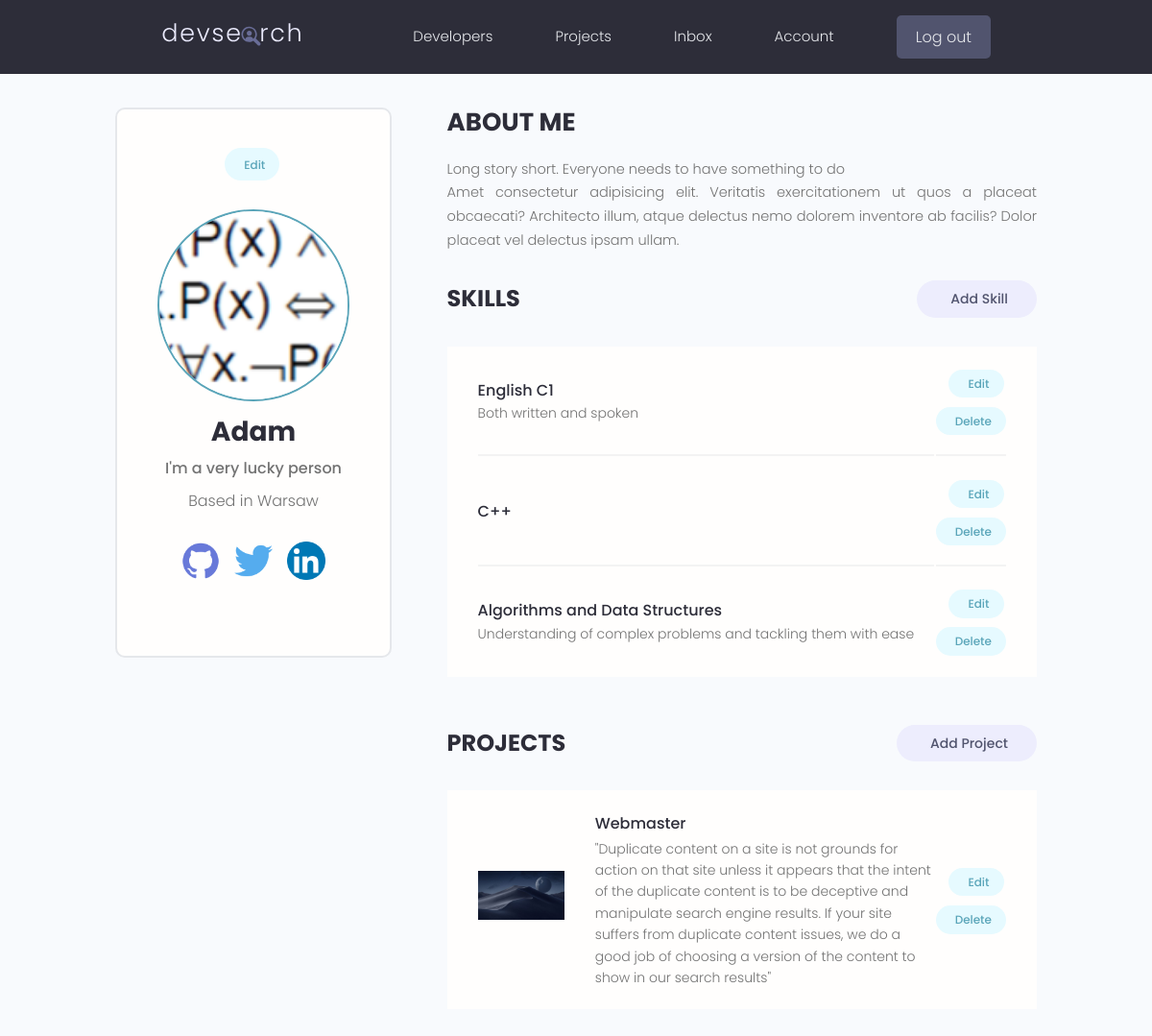
/account/ (signed in), run on the app's committed database.
### users/models.py (models this page shows, shortened)
class Profile(models.Model):
    user = models.OneToOneField(User, on_delete=models.CASCADE, null=True, blank=True)
    name = models.CharField(max_length=200, blank=True, null=True)
    email = models.EmailField(max_length=200, blank=True, null=True)
    username = models.CharField(max_length=200, blank=True, null=True)
    location = models.CharField(max_length=200, blank=True, null=True)
    short_intro = models.CharField(max_length=200, blank=True, null=True)
    bio = models.TextField(max_length=200, blank=True, null=True)
    profile_image = models.ImageField(null=True, blank=True, upload_to='profiles/', default='profiles/user-default.png')
    social_github = models.CharField(max_length=200, blank=True, null=True)
    social_twitter = models.CharField(max_length=200, blank=True, null=True)
    social_linkedin = models.CharField(max_length=200, blank=True, null=True)
    social_youtube = models.CharField(max_length=200, blank=True, null=True)
    social_website = models.CharField(max_length=200, blank=True, null=True)
    id = models.UUIDField(default=uuid.uuid4, primary_key=True, editable=False, unique=True)

class Skill(models.Model):
    owner = models.ForeignKey(Profile, on_delete=models.CASCADE, null=True, blank=True)
    name = models.CharField(max_length=200, blank=True, null=True)
    description = models.TextField(max_length=600, blank=True, null=True)
    created = models.DateTimeField(auto_now_add=True)
    id = models.UUIDField(default=uuid.uuid4, unique=True, primary_key=True, editable=False)

### projects/models.py (models this page shows, shortened)
class Project(models.Model):
    owner = models.ForeignKey(Profile, null=True, blank=True, on_delete=models.SET_NULL)
    title = models.CharField(max_length = 200)
    description = models.TextField(null=True, blank=True)
    featured_image = models.ImageField(null=True, blank=True, default="default.jpg")
    demo_link = models.CharField(max_length=200, null=True, blank=True)
    source_link = models.CharField(max_length=2000, null=True, blank=True)
    tags = models.ManyToManyField('Tag')
    vote_total = models.IntegerField(default=0, null=True, blank=True)
    vote_ratio = models.IntegerField(default=0, null=True, blank=True)
    created = models.DateTimeField(auto_now_add=True)
    id = models.UUIDField(default=uuid.uuid4, unique=True, primary_key=True, editable=False)
    class Meta:
        ordering = ["-vote_ratio", '-vote_total','title'] #Order of display

### users/views.py (the view)
# urls.py: path('account/', views.userAccount, name='account'),
@login_required(login_url='login')
def userAccount(request):
    profile = request.user.profile
    skills = profile.skill_set.all()
    projects = profile.project_set.all()
    context = {'profile':profile, 'skills':skills, 'projects':projects}
    return render(request, 'users/account.html', context)

### users/templates/users/account.html (shortened to what this page needs)
{% extends 'main.html' %}
{% load static %}
{% block content %}
  <main class="settingsPage profile my-md">
    <div class="container">
      <div class="layout">
        <div class="column column--1of3">
          <div class="card text-center">
            <div class="card__body dev">
              <a class="tag tag--pill tag--main settings__btn" href="{% url 'edit-account' %}"> Edit</a>
              <img class="avatar avatar--xl dev__avatar" src="{{ profile.profile_image.url }}" />
              <h2 class="dev__name">{{profile.name}}</h2>
              <p class="dev__title">{{profile.short_intro}}</p>
              <p class="dev__location">Based in {{profile.location}}</p>
              <ul class="dev__social">
                {% if profile.social_github %}
                  <li>
                    <a title="Github" href="{{ profile.social_github }}" target="_blank"><img src="{% static 'images/icons/github.png' %}" style="max-width: 40px;"></a>
                  </li>
                {% endif %}
                {% if profile.social_twitter %}
                  <li>
                    <a title="Twitter" href="{{ profile.social_twitter }}" target="_blank"><img src="{% static 'images/icons/twitter.png' %}" style="max-width: 40px;"></a>
                  </li>
                {% endif %}
                {% if profile.social_linkedin %}
                  <li>
                    <a title="Linkedin" href="{{ profile.social_linkedin }}" target="_blank"><img src="{% static 'images/icons/linkedin.png' %}" style="max-width: 40px;"></a>
                  </li>
                {% endif %}
              </ul>
            </div>
          </div>
        </div>
        <div class="column column--2of3">
          <div class="devInfo">
            <h3 class="devInfo__title">About Me</h3>
            <p class="devInfo__about">
              {{profile.bio}}
              <br />
              Amet consectetur adipisicing elit. Veritatis exercitationem ut quos a placeat obcaecati? Architecto
              illum, atque delectus nemo dolorem inventore ab facilis? Dolor placeat vel delectus ipsam ullam.
            </p>
          </div>
          <div class="settings">
            <h3 class="settings__title">Skills</h3>
            <a class="tag tag--pill tag--sub settings__btn tag--lg" href="{% url 'create-skill' %}"> Add Skill</a>
          </div>
          <table class="settings__table">
            {% for skill in skills %}
            <tr>
              <td class="settings__tableInfo">
                <h4>{{skill.name}}</h4>
                <p>
                  {{ skill.description }}
                </p>
              </td>
              <td class="settings__tableActions">
                <a class="tag tag--pill tag--main settings__btn" href="{% url 'update-skill' skill.id %}"> Edit</a>
                <a class="tag tag--pill tag--main settings__btn" href="{% url 'delete-skill' skill.id %}?next=/account">
                  Delete</a>
              </td>
            </tr>
            {% endfor %}
          </table>
          <div class="settings">
            <h3 class="settings__title">Projects</h3>
            <a class="tag tag--pill tag--sub settings__btn tag--lg" href="{% url 'create-project' %}"> Add Project</a>
          </div>
          <table class="settings__table">
            {% for project in projects %}
            <tr>
              <td class="settings__thumbnail">
                <a href="{% url 'project' project.id %}"><img src="{{ project.featured_image.url }}" alt="Project Thumbnail" /></a>
              </td>
              <td class="settings__tableInfo">
                <a href="{% url 'project' project.id %}">{{ project.title }}</a>
                <p>
                  {{ project.description }}
                </p>
              </td>
              <td class="settings__tableActions">
                <a class="tag tag--pill tag--main settings__btn" href="{% url 'update-project' project.id %}"> Edit</a>
                <a class="tag tag--pill tag--main settings__btn" href="{% url 'delete-project' project.id %}?next=/account">
                  Delete</a>
              </td>
            </tr>
            {% endfor %}
          </table>
        </div>
      </div>
    </div>
  </main>
  {% endblock %}

### static/styles/app.css (style rules this page uses)
:root { --color-sub: #2d2d39; }
.card { border: 2px solid var(--color-light); }
img { width: 100%; }
.profile .card > .dev { padding: 4rem; }
.dev__avatar { display: block; margin: auto; }
.dev__name { color: var(--color-sub); font-size: 2.8rem; font-weight: 700; margin-top: 1rem; margin-bottom: 0.5rem; }
.dev__title { font-size: 1.6rem; font-weight: 500; line-height: 1.3; }
.dev__location { margin-top: 1rem; }
.dev__social { margin: 3rem 0; list-style: none; display: flex; justify-content: center; gap: 1.5rem; }
.devInfo { margin-bottom: 3rem; }
.devInfo__title, .devInfo__subtitle { font-size: 2.6rem; color: var(--color-sub); text-transform: uppercase; font-weight: 700; margin-bottom: 1.5rem; }
.devInfo__about, .devSkill__info { font-size: 1.45rem; line-height: 1.7; text-align: justify; }
.settingsPage .dev > .settings__btn { display: inline-block; margin-bottom: 3rem; }
.settings { display: flex; justify-content: space-between; align-items: center; }
.settings__title { font-size: 2.4rem; text-transform: uppercase; font-weight: 700; color: var(--color-sub); }
.settings__table { margin-top: 3rem; margin-bottom: 5rem; padding: 0 3rem; background: var(--color-white); }
.settings__table tr { width: 100%; }
.settings__table tr > td { padding: 2rem 0; }
.settings__table tr:not(:last-child) td { border-bottom: 2px solid var(--color-white-light); }
.settings__thumbnail { width: 23%; min-width: 10rem; }
.settings__thumbnail img { padding-right: 3rem; height: 15rem; object-fit: contain; }
.settings__tableInfo { width: 100%; }
.settings__tableInfo h4, .settings__tableInfo a { padding-right: 1rem; width: auto; font-size: 1.6rem; font-weight: 500; color: var(--color-sub); }
.settings__tableInfo p { font-size: 1.4rem; }
.settings__tableActions { text-align: right; }

### static/uikit/styles/modules/_variables.css (style rules this page uses)
:root { --color-main: #5aa5b9; --color-main-light: #e6faff; --color-sub: #3f4156; --color-sub-light: #51546e; --color-sub-lighter: #ededfd; --color-text: #737373; --color-gray: #8b8b8b; --color-light: #e5e7eb; --color-light-gray: #767676; --color-bg: #f8fafd; --color-white: #fffefd; --color-white-light: #f3f3f3; --color-success: #359e64; --color-success-bg: #def8e8; --color-error: #fc4b0b; --color-error-bg: #fff2ee; --font-base: 'Poppins', arial, helvetica, 'Segoe UI', roboto, ubuntu, sans-serif; --font-monospace: 'Fira Code', 'Courier New', courier, monospace; --font-regular: 300; --font-medium: 500; --font-bold: 700; --generic-shadow: 1px 1px 5px #00000010; --generic-transition: all 0.3s ease-in-out; }

### static/uikit/styles/modules/_base.css (style rules this page uses)
* { margin: 0; padding: 0; box-sizing: border-box; text-rendering: optimizeLegibility; color: inherit; font-size: inherit; }
html { font-size: 50%; }
@media only screen and (min-width: 480px) { html { font-size: 56.25%; } }
@media only screen and (min-width: 1200px) { html { font-size: 62.5%; } }
body { line-height: 1.6; font-weight: 400; font-size: 1.5rem; color: var(--color-text); background-color: var(--color-bg); min-height: 100vh; }

### static/uikit/styles/modules/_typography.css (style rules this page uses)
* { font-family: var(--font-base); }
h2 { font-size: 3.6rem; font-weight: var(--font-bold); }
h3 { font-size: 3.2rem; font-weight: var(--font-medium); }
h4 { font-size: 2.8rem; font-weight: var(--font-medium); }
p, span, strong { font-size: 1.6rem; color: var(--color-text); font-weight: var(--font-regular); }
a { padding-bottom: 2px; text-decoration: none; display: inline-block; color: var(--color-main); font-weight: var(--font-medium); }

### static/uikit/styles/modules/_utilities.css (style rules this page uses)
.container { width: 92%; max-width: 165rem; margin: 0 auto; box-sizing: border-box; }
@media screen and (min-width: 1000px) { .container { width: 90%; } }
@media screen and (min-width: 1200px) { .container { width: 80%; } }
.text-center { text-align: center; }
.my-md { margin: 3rem auto; }

### static/uikit/styles/modules/_avatar.css (style rules this page uses)
.avatar { border-radius: 50%; border: 2px solid var(--color-main); object-fit: cover; }
.avatar--xl { height: 20rem; width: 20rem; }

### static/uikit/styles/modules/_card.css (style rules this page uses)
.card { border-radius: 1rem; background-color: var(--color-white); border: 1.5px solid var(--color-light); width: auto; height: auto; margin-top: 0.5rem; margin-bottom: 0.5rem; overflow: hidden; }
.card__body, .card__header { padding: 2rem 2.5rem; }

### static/uikit/styles/modules/_layout.css (style rules this page uses)
.layout { display: flex; flex-flow: row wrap; justify-content: space-between; }
.layout > .column { margin-bottom: 3rem; }
.layout > .column.column--1of3 { flex-basis: 30%; }
.layout > .column.column--2of3 { flex-basis: 64%; }

### data on the page
Profile: profile_image (picture), name "Adam", short_intro "I'm a very lucky person", location "Warsaw", bio "Long story short. Everyone needs to have something to do"
Skill: name "English C1", description "Both written and spoken"
Skill: name "C++"
Skill: name "Algorithms and Data Structures", description "Understanding of complex problems and tackling them with ease"
Project: featured_image (picture), title "Webmaster", description "\"Duplicate content on a site is not grounds for action on that site unless it appears that the intent of the duplicate content is to be deceptive and manipulate search engine results. If your site suffers from duplicate content issues, we do a good job of choosing a version of the content to show in our search results\""
